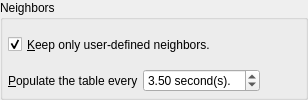
            <widget class="QGroupBox" name="groupBox_9">
             <property name="title">
              <string>Neighbors</string>
             </property>
             <layout class="QVBoxLayout" name="verticalLayout_14">
              <property name="spacing">
               <number>5</number>
              </property>
              <property name="leftMargin">
               <number>5</number>
              </property>
              <property name="topMargin">
               <number>5</number>
              </property>
              <property name="rightMargin">
               <number>5</number>
              </property>
              <property name="bottomMargin">
               <number>5</number>
              </property>
              <item>
               <widget class="QCheckBox" name="keepOnlyUserDefinedNeighbors">
                <property name="sizePolicy">
                 <sizepolicy hsizetype="Minimum" vsizetype="Preferred">
                  <horstretch>0</horstretch>
                  <verstretch>0</verstretch>
                 </sizepolicy>
                </property>
                <property name="text">
                 <string>&amp;Keep only user-defined neighbors.</string>
                </property>
                <property name="checked">
                 <bool>true</bool>
                </property>
               </widget>
              </item>
              <item>
               <layout class="QHBoxLayout" name="horizontalLayout_28">
                <property name="spacing">
                 <number>5</number>
                </property>
                <item>
                 <widget class="QLabel" name="label_125">
                  <property name="text">
                   <string>&amp;Populate the table every</string>
                  </property>
                  <property name="buddy">
                   <cstring>neighborsUpdateInterval</cstring>
                  </property>
                 </widget>
                </item>
                <item>
                 <widget class="QDoubleSpinBox" name="neighborsUpdateInterval">
                  <property name="suffix">
                   <string> second(s).</string>
                  </property>
                  <property name="minimum">
                   <double>0.500000000000000</double>
                  </property>
                  <property name="maximum">
                   <double>10.000000000000000</double>
                  </property>
                  <property name="value">
                   <double>3.500000000000000</double>
                  </property>
                 </widget>
                </item>
                <item>
                 <spacer name="horizontalSpacer_25">
                  <property name="orientation">
                   <enum>Qt::Horizontal</enum>
                  </property>
                  <property name="sizeHint" stdset="0">
                   <size>
                    <width>40</width>
                    <height>20</height>
                   </size>
                  </property>
                 </spacer>
                </item>
               </layout>
              </item>
             </layout>
            </widget>
